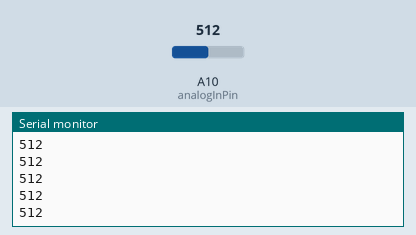
Recording of a sketch running on a simulated Arduino Mega 2560, built with avr-gcc and run on an emulated ATmega2560. Parts: the last lines printed to the serial monitor. The inputs (shaded band) are chosen by the test bench; at power-on: A10 (analogInPin) = 512.

Above: at 1.2 s.
1.3 s: A10 (analogInPin) set to 716
At 1.56 s:
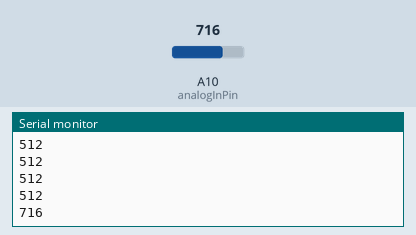
2.8 s: A10 (analogInPin) set to 900
At 2.96 s:
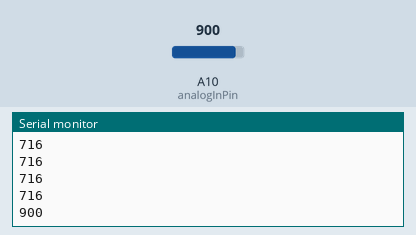
Timing chart, 0 to 5.8 s (numbered marks = the images above; inputs shaded):
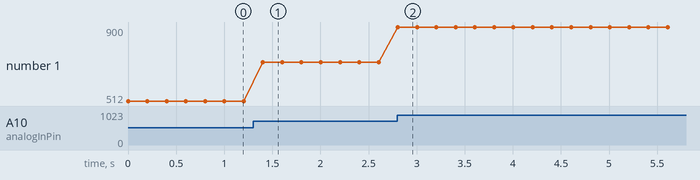

Measured:
- after the input at 1.3 s, the serial monitor: prints a new line after 0.10 s (image 1)
- after the input at 2.8 s, the serial monitor: prints a new line at once (image 2)
- plotted number 1: 512 → 716 after the input at 1.3 s, 716 → 900 after the input at 2.8 s

The sketch:

arduinoAnalogToSerial.ino
```cpp
/*
  Analog input, serial output

  Potentiometer connected to the A0 pin of Arduino

This code is based on the example code shipped with Arduino IDE. That code is in the public domain and created by:

 created 29 Dec. 2008
 modified 9 Apr 2012
 by Tom Igoe

 */

// These constants won't change.  They're used to give names
// to the pins used:
const int analogInPin = A10;  // Analog input pin that the potentiometer is attached to
int sensorValue = 0;        // value read from the pot

void setup() {
  // initialize serial communications at 9600 bps:
  Serial.begin(9600);
}

void loop() {
  // read the analog in value:
  sensorValue = analogRead(analogInPin);

  Serial.println(sensorValue);

  // wait 200 milliseconds before the next loop
  // for the analog-to-digital converter to settle
  // after the last reading:
  delay(200);
}
```
